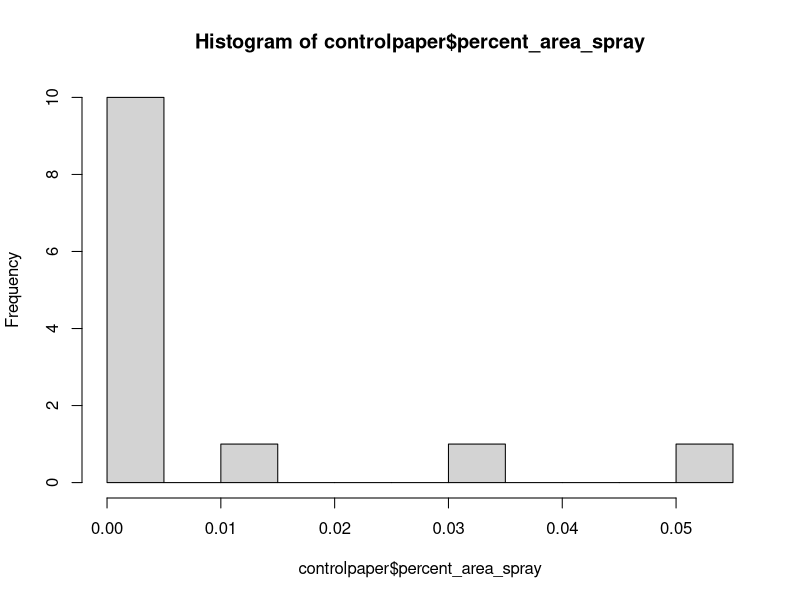
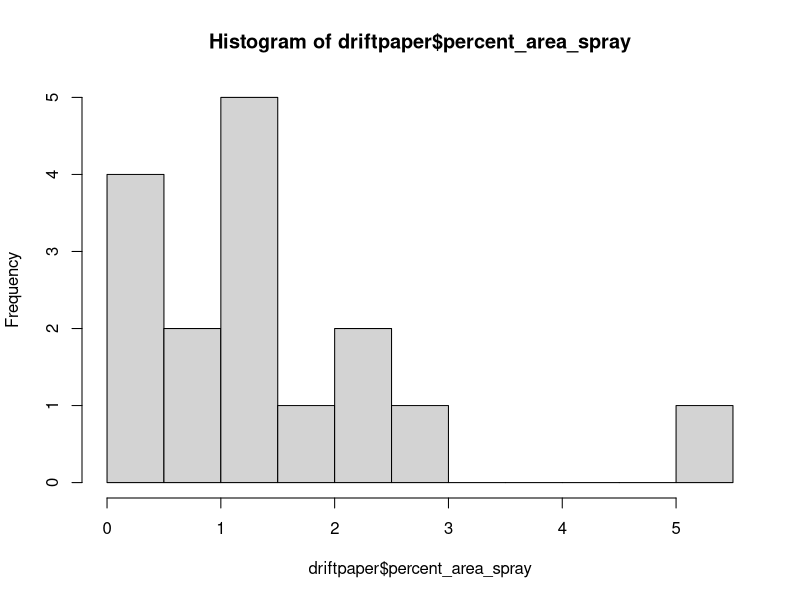
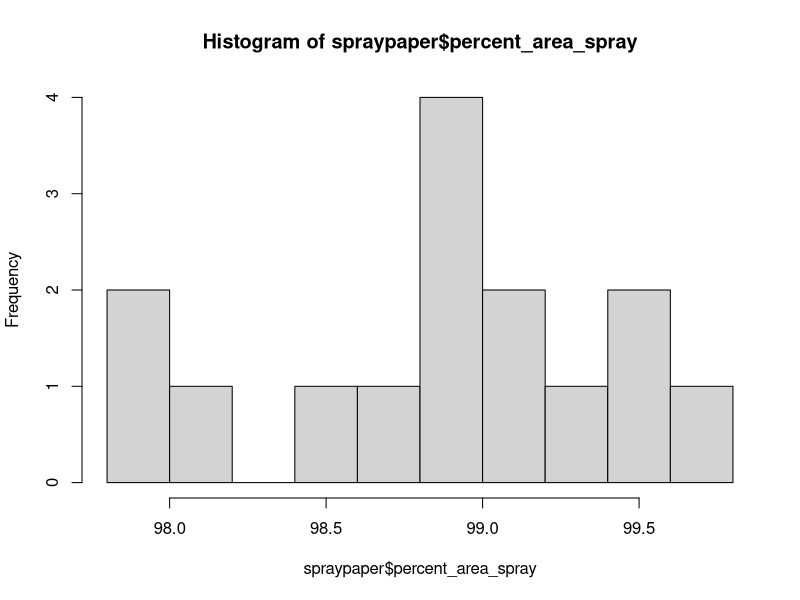

These charts were generated, in order, by the following R code: (Note: this script raises an error after producing the figures.)
###Spot-on cards analysis###

#packages
library(tidyverse)

##Data
spray_cards = read.csv("spray_cards_data.csv")
view(spray_cards)

####Checking difference in card coverage based on card treatment####
##Check for normality
controlpaper = spray_cards %>% filter(treatment=="control")
hist(controlpaper$percent_area_spray, breaks=12) #not normal
driftpaper = spray_cards %>% filter(treatment=="drift")
hist(driftpaper$percent_area_spray, breaks=12) #not normal
spraypaper = spray_cards %>% filter(treatment=="spray")
hist(spraypaper$percent_area_spray, breaks=12) #could be normal

##Kruskal-Wallis test
kruskal.test(percent_area_spray ~ treatment, data=spray_cards)
#Kruskal-Wallis chi-squared = 38.293, df = 2, p-value = 4.839e-09

##Mann Whitney U tests
#control vs drift
control.drift.w=wilcox.test(controlpaper$percent_area_spray,
                            driftpaper$percent_area_spray, 
                            paired=FALSE, exact=TRUE)
control.drift.w #W = 0, p-value = 4.855e-06
wilcoxonZ(controlpaper$percent_area_spray,
          driftpaper$percent_area_spray) #z=-4.59

#drift vs spray
drift.spray.w=wilcox.test(driftpaper$percent_area_spray, 
                          spraypaper$percent_area_spray,
                          paired=FALSE, exact=FALSE) 
drift.spray.w#W=0, p-value = 2.316e-06
wilcoxonZ(driftpaper$percent_area_spray, 
          spraypaper$percent_area_spray) #z=-4.74

#control vs. spray
control.spray.w=wilcox.test(controlpaper$percent_area_spray,
                            spraypaper$percent_area_spray,
                            paired=FALSE, exact=FALSE)
control.spray.w #W = 0, p-value = 6.681e-06
wilcoxonZ(controlpaper$percent_area_spray, 
          spraypaper$percent_area_spray) #z = -4.53

##Bonferroni adjustment to p-values
p_values_spray=c(0.000004855,0.000002316, 0.000006681)
p_values_spray_adjst=p.adjust(p_values_spray, method="bonferroni")
p_values_spray_adjst #1.4565e-05 6.9480e-06 2.0043e-05

##Figure of card coverage by treatment
spoton.figure=
  ggplot()+
  geom_boxplot(data=spray_cards, notch=FALSE, 
               aes(x=treatment, y=percent_area_spray, fill=treatment,
                   color=treatment),
               outlier.size=1.5,
               width=1,
               linewidth=0.85)+
  theme_classic(base_size=28)+
  theme(plot.title=element_text(hjust=0.5))+
  easy_all_text_color("Black")+
  labs(x="Buckwheat treatment area",
       y="Percent of card sprayed")+
  scale_color_manual(values=c("#3ea4e3", "#8018ed", "#d54949"))+
  scale_fill_manual(values=c("#c4e3f6", "#dabcfa", "#f0c0c0"))+
  easy_remove_legend()+
  scale_x_discrete(labels=c("Control", "Drift", "Spray"))+
  scale_y_continuous(breaks=seq(0,100,by=2), limits=c(0,100.2))+
  scale_y_break(c(7, 97))
spoton.figure
ggsave("spoton.figure.png")





####Checking difference in card coverage in the drift treatment on 4 different dates####

##Not even checking for normalcy - each date only has 4 data points

##Kruskal-Walis test
kruskal.test(percent_area_spray ~ replicate, data=driftpaper)
#Kruskal-Wallis chi-squared = 10.743, df = 3, p-value = 0.0132

#separate by replicate
drift.only=spraydata2 %>% filter (treatment == "drift" )
drift.1=drift.only%>%filter(replicate=="1")
drift.2=drift.only%>%filter(replicate=="2")
drift.3=drift.only%>%filter(replicate=="3")
drift.4=drift.only%>%filter(replicate=="4")

means.std.drift.cards=c(
  mean(drift.1$percent_area_spray),
  sd(drift.1$percent_area_spray),
  mean(drift.2$percent_area_spray),
  sd(drift.2$percent_area_spray),
  mean(drift.3$percent_area_spray),
  sd(drift.3$percent_area_spray),
  mean(drift.4$percent_area_spray),
  sd(drift.4$percent_area_spray))

##Mann Whitney U tests
#1 vs 2
rep.1.2=wilcox.test(drift.1$percent_area_spray,
                    drift.2$percent_area_spray, 
                    paired=FALSE, exact=FALSE)
rep.1.2 #W = 5, p-value = 0.4705
wilcoxonZ(drift.1$percent_area_spray,
          drift.2$percent_area_spray) # z = -0.866

#1 vs 3
rep.1.3=wilcox.test(drift.3$percent_area_spray,
                    drift.1$percent_area_spray, 
                    paired=FALSE, exact=FALSE)
rep.1.3 #W = 1, p-value = 0.0606
wilcoxonZ(drift.1$percent_area_spray,
          drift.3$percent_area_spray) # z= 2.02

#1 vs 4
rep.1.4=wilcox.test(drift.1$percent_area_spray,
                    drift.4$percent_area_spray, 
                    paired=FALSE, exact=FALSE) 
rep.1.4 #W = 1, p-value = 0.0606
wilcoxonZ(drift.1$percent_area_spray,
          drift.4$percent_area_spray) # z= -2.02

#2 vs 3
rep.2.3=wilcox.test(drift.3$percent_area_spray,
                    drift.2$percent_area_spray, 
                    paired=FALSE, exact=FALSE) 
rep.2.3 # W = 0, p-value = 0.03038
wilcoxonZ(drift.3$percent_area_spray,
          drift.2$percent_area_spray) # z = -2.31 

#2 vs 4
rep.2.4=wilcox.test(drift.2$percent_area_spray,
                    drift.4$percent_area_spray, 
                    paired=FALSE, exact=FALSE) 
rep.2.4 #W = 3, p-value = 0.1939
wilcoxonZ(drift.2$percent_area_spray,
          drift.4$percent_area_spray) # z= -1.44

#3 vs 4
rep.3.4=wilcox.test(drift.3$percent_area_spray,
                    drift.4$percent_area_spray, 
                    paired=FALSE, exact=FALSE) 
rep.3.4 #W = 0, p-value = 0.03038
wilcoxonZ(drift.3$percent_area_spray,
          drift.4$percent_area_spray) #-2.31

##Bonferroni adjustment to p-values
p_values_drift=c(0.4705,0.0606,0.0606,0.03038,0.1939,0.03038)
p_values_drift_adjst=p.adjust(p_values_drift, method="bonferroni") 
#new p values: 1.00000 0.36360 0.36360 0.18228 1.00000 0.18228

##Figure 
drift.bytrial.beeswarm= 
  ggplot(data=drift.only, aes (x=replicate,
                               y=percent_area_spray))+
  geom_beeswarm(cex=2, size=3, color='#8018ed')+
  theme_classic(base_size=28)+
  labs(x="Trial",
       y="Percent card sprayed in drift treatments")+
  scale_y_continuous(limits=c(0,6))
drift.bytrial.beeswarm
ggsave("drift.bytrial.beeswarm.png")